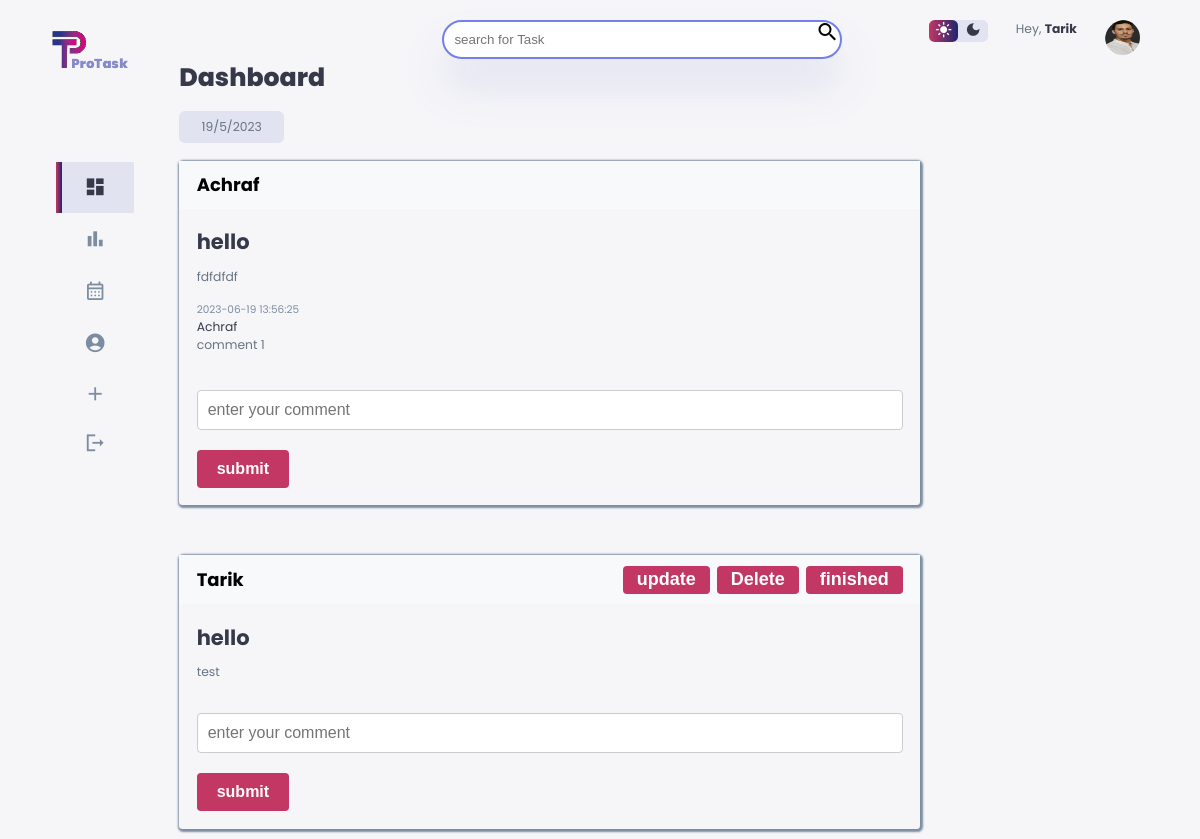
The page /description/2 (signed in) on the database its author committed.
### website/models.py (models this page shows, shortened)
class Task(db.Model):
    id = db.Column(db.Integer(), primary_key=True)
    open_task = db.Column(db.String(20), nullable=False)
    date_created = db.Column(db.DateTime(timezone=True), default=func.now())
    ongoing_task = db.Column(db.String(20), nullable=True)
    task_descriptif = db.Column(db.String(200), nullable=False)
    username = db.relationship(
        'User', backref="user",  passive_deletes=True, overlaps="posts,user")
    operator = db.Column(db.Integer, db.ForeignKey(
        "user.id", ondelete="CASCADE"), nullable=False)
    finished = db.relationship(
        "FinishedTask", backref="task", passive_deletes=True)
    comment = db.relationship('Comment', backref='task', passive_deletes=True)

class User(db.Model, UserMixin):
    id = db.Column(db.Integer(), primary_key=True)
    first_name = db.Column(db.String(20))
    last_name = db.Column(db.String(20))
    job = db.Column(db.String(20))
    username = db.Column(db.String(20), nullable=False, unique=True)
    email = db.Column(db.String(20), nullable=False, unique=True)
    password = db.Column(db.String(100), nullable=False)
    date_created = db.Column(db.DateTime(timezone=True), default=func.now())
    picture = db.Column(db.String())
    task = db.relationship('Task', backref='user', passive_deletes=True)
    comment = db.relationship('Comment', backref='user', passive_deletes=True)

class Comment(db.Model):
    id = db.Column(db.Integer, primary_key=True)
    comment = db.Column(db.String(200), nullable=True)
    date_created = db.Column(db.DateTime(timezone=True),
                             default=func.now(), nullable=False)
    operator = db.Column(db.Integer, db.ForeignKey(
        'user.id', ondelete="CASCADE"))
    task_id = db.Column(db.Integer, db.ForeignKey(
        'task.id', ondelete="CASCADE"))
    username = db.relationship(
        'User', backref="auth", passive_deletes=True, overlaps="comment,user")

### website/views.py (the view)
@views.route("/description/<task_id>", methods=["POST", "GET"])
@login_required
def description(task_id):
    tasks = Task.query.all()
    task = Task.query.filter_by(id=task_id).first()
    text_comment = request.form.get('comment')
    if text_comment is not None:
        comment = Comment(comment=text_comment,
                          operator=current_user.id, task_id=task_id)
        db.session.add(comment)
        db.session.commit()
    comments = Comment.query.all()
    return render_template("description.html", user=current_user, tasks=tasks, task=task,  comments=comments)

### website/views.py
class SearchForm(FlaskForm):
    searched = StringField("Searched", validators=[DataRequired()])
    submit = SubmitField("Submit")

### website/views.py (called while the page is built)
@ views.context_processor
def base():
    form = SearchForm()
    return dict(form=form)

### website/templates/description.html (shortened to what this page needs)
<!DOCTYPE html>
<html lang="en">
<head>
    <link rel="stylesheet" href="{{url_for('static',filename='Css/style.css')}}">
</head>
<body>
    <div class="container">
        <aside>
            <div class="top">
                <div class="logo">
                    <img src="{{url_for('static',filename='images/logo1.png')}}" alt="Logo" />
                </div>
            </div>
            <div class="sidebar">
                <a href="/dashboard" class="active">
                    <span class="material-icons-sharp"> dashboard </span>
                </a>
                <a href="{{url_for('views.description', task_id=current_user.id)}}">
                    <span class="material-icons-sharp">bar_chart</span>
                </a>
                <a href="/calendar">
                    <span class="material-symbols-outlined">
                    </span>
                </a>
                <a href="/profile/{{current_user.id}}">
                    <span class="material-icons-sharp">account_circle</span>
                </a>
                <a href="/tasks">
                    <span class="material-icons-sharp"> add </span>
                </a>
                <a href="/logout"><span class="material-icons-sharp">logout</span>
                </a>
            </div>
        </aside>
        <main>
            <div class="search-bar">
                <form action="{{url_for('views.search_result')}}" method="POST">
                    <input type="search" name="searched" placeholder="search for Task"><button type="submit"><span
                            class="material-icons-sharp">search</span></button>
                </form>
            </div>
            <h1>Dashboard</h1>
            <div class="date">
                <p id="date"></p>
            </div>
            <br>
            <br>
            {%for t in tasks%}
            <div class="card ">
                <div class="card-header d-flex justify-content-between align-items-center">
                    <a href="/tasks/{{t.user.username}}"
                        style="text-decoration: none; color:black; font-size: 18px; font-weight: bold;">{{t.user.username}}</a>
                    {%if user.id==t.operator%}
                    <div class="btn-group">
                        <button class="btn ">
                            <a style="color: white; text-decoration: none" href="/update/{{t.id}}">update</a>
                        </button>
                        <button class="btn ">
                            <a style="text-decoration: none; color: white" href="/delete/{{t.id}}">
                                Delete
                            </a>
                        </button>
                        <button class="btn " ">
                            <a style=" color: white;" href="/finished/{{t.id}}">finished</a>
                        </button>
                    </div>
                    {%endif%}
                </div>
                <div class="card-body">
                    <h4 class="card-title">{{t.open_task}} </h4>
                    <div>
                        <p class="card-text" style="max-width: 400px;">{{t.task_descriptif}}</p>
                    </div>
                    <div>
                        {% for comment in t.comment %}
                        <small class="text-muted">{{comment.date_created}}</small> <br>
                        <a href="/posts/{{comment.user.username}}">{{comment.user.username}}</a>
                        <br>
                        <div class="com">
                            <p>{{ comment.comment }}</p>
                        </div>
                        <br>
                        {%endfor%}
                        <br>
                        <form action="/description/{{t.id}}" method='post'>
                            <input type="texte" name="comment" placeholder="enter your comment" required>
                            <button class="commen">submit </button>
                        </form>
                    </div>
                </div>
            </div>
            <br>
            <br>
            {%endfor%}
            <br>
            <br>
        </main>
        <div class="right">
            <div class="top">
                <div class="theme-toggler">
                    <span class="material-icons-sharp active" id='light'> light_mode </span>
                    <span class="material-icons-sharp" id='dark'> dark_mode </span>
                </div>
                <div class="profile">
                    <div class="info">
                        <p>Hey, <b>{{current_user.username}}</b></p>
                    </div>
                    <div class="profile-photo">
                        {%if user.picture%}
                        <img class="profile_picture_bar"
                            src='{{url_for("static",filename="/images/profile_pictures/"+user.picture)}}' alt="">
                        {%else%}
                        <span class="material-icons-sharp">account_circle</span>
                    </div>
                    {%endif%}
                </div>
            </div>
        </div>
    </div>
</body>
</html>

### rows shown on the page
Task: user.username "Achraf", open_task "hello", task_descriptif "fdfdfdf"
Comment: date_created "2023-06-19 13:56:25", user.username "Achraf", comment "comment 1"
Task: user.username "Tarik", open_task "hello", task_descriptif "test"
User: username "Tarik", picture (picture)
